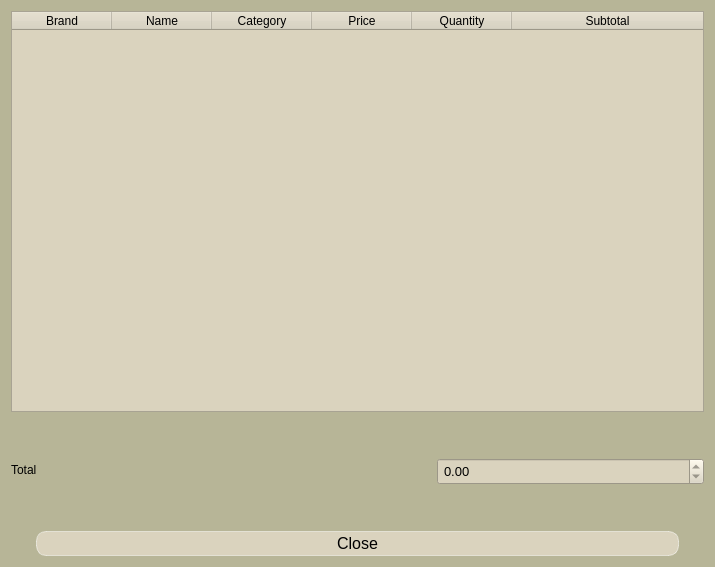
<?xml version="1.0" encoding="UTF-8"?>
<ui version="4.0">
 <class>PurchaseReceiptDialog</class>
 <widget class="QDialog" name="PurchaseReceiptDialog">
  <property name="geometry">
   <rect>
    <x>0</x>
    <y>0</y>
    <width>715</width>
    <height>567</height>
   </rect>
  </property>
  <property name="windowTitle">
   <string>Purchase Receipt</string>
  </property>
  <property name="styleSheet">
   <string notr="true">QWidget{
background-color:rgb(183, 181, 151);
}</string>
  </property>
  <layout class="QVBoxLayout" name="verticalLayout">
   <item>
    <widget class="QTableWidget" name="purchaseReceiptTable">
     <property name="styleSheet">
      <string notr="true">QWidget {

    background-color: rgb(218, 211, 190);
    font: 700 9pt &quot;Segoe UI&quot;;
    color: black; /* Sets the font color to black */
}
</string>
     </property>
     <property name="editTriggers">
      <set>QAbstractItemView::NoEditTriggers</set>
     </property>
     <attribute name="horizontalHeaderStretchLastSection">
      <bool>true</bool>
     </attribute>
     <column>
      <property name="text">
       <string>Brand</string>
      </property>
     </column>
     <column>
      <property name="text">
       <string>Name</string>
      </property>
     </column>
     <column>
      <property name="text">
       <string>Category</string>
      </property>
     </column>
     <column>
      <property name="text">
       <string>Price</string>
      </property>
     </column>
     <column>
      <property name="text">
       <string>Quantity</string>
      </property>
     </column>
     <column>
      <property name="text">
       <string>Subtotal</string>
      </property>
     </column>
    </widget>
   </item>
   <item>
    <spacer name="verticalSpacer_2">
     <property name="orientation">
      <enum>Qt::Vertical</enum>
     </property>
     <property name="sizeType">
      <enum>QSizePolicy::Fixed</enum>
     </property>
     <property name="sizeHint" stdset="0">
      <size>
       <width>20</width>
       <height>40</height>
      </size>
     </property>
    </spacer>
   </item>
   <item>
    <layout class="QFormLayout" name="formLayout_2">
     <property name="horizontalSpacing">
      <number>400</number>
     </property>
     <item row="0" column="0">
      <widget class="QLabel" name="label_2">
       <property name="styleSheet">
        <string notr="true">QLabel {
    font: 700 ;
    color: black; /* Sets the font color to black */
}
</string>
       </property>
       <property name="text">
        <string>Total</string>
       </property>
      </widget>
     </item>
     <item row="0" column="1">
      <widget class="QDoubleSpinBox" name="total">
       <property name="styleSheet">
        <string notr="true">QDoubleSpinBox{
background-color: rgb(218, 211, 190);
color: black;


font-size: 13px;
padding:2px;
text-align: center;


}

QDoubleSpinBox:hover {
background-color: rgba(255, 255, 255, 0.3);
}

</string>
       </property>
       <property name="readOnly">
        <bool>true</bool>
       </property>
       <property name="maximum">
        <double>99999.990000000005239</double>
       </property>
      </widget>
     </item>
    </layout>
   </item>
   <item>
    <spacer name="verticalSpacer">
     <property name="orientation">
      <enum>Qt::Vertical</enum>
     </property>
     <property name="sizeType">
      <enum>QSizePolicy::Fixed</enum>
     </property>
     <property name="sizeHint" stdset="0">
      <size>
       <width>20</width>
       <height>40</height>
      </size>
     </property>
    </spacer>
   </item>
   <item>
    <widget class="QPushButton" name="close">
     <property name="styleSheet">
      <string notr="true">QPushButton{
background-color: rgb(218, 211, 190);

color: black;
border: 1px solid rgba(255, 255, 255, 0.5);
border-radius: 10px;
font-size: 16px;
padding:2px;
text-align: center;
margin-left: 25px;
margin-right:25px;
}

QPushButton:hover {
background-color: #e74c3c;
}

QPushButton:pressed {
background-color: #e74c3c;
}
</string>
     </property>
     <property name="text">
      <string>Close</string>
     </property>
    </widget>
   </item>
  </layout>
 </widget>
 <resources/>
 <connections/>
</ui>
